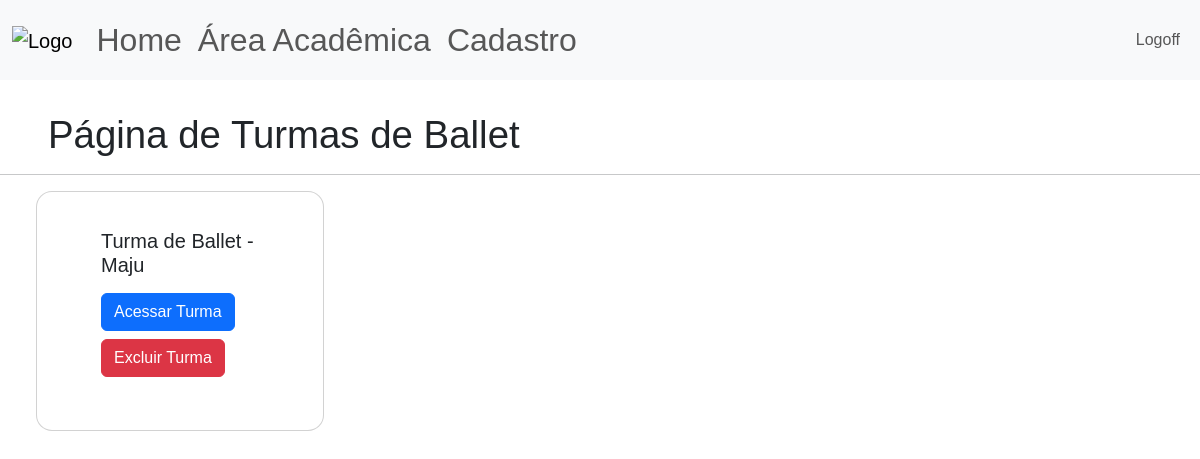
Before: /area-academica/turmas/Ballet (signed in) with the older database file.
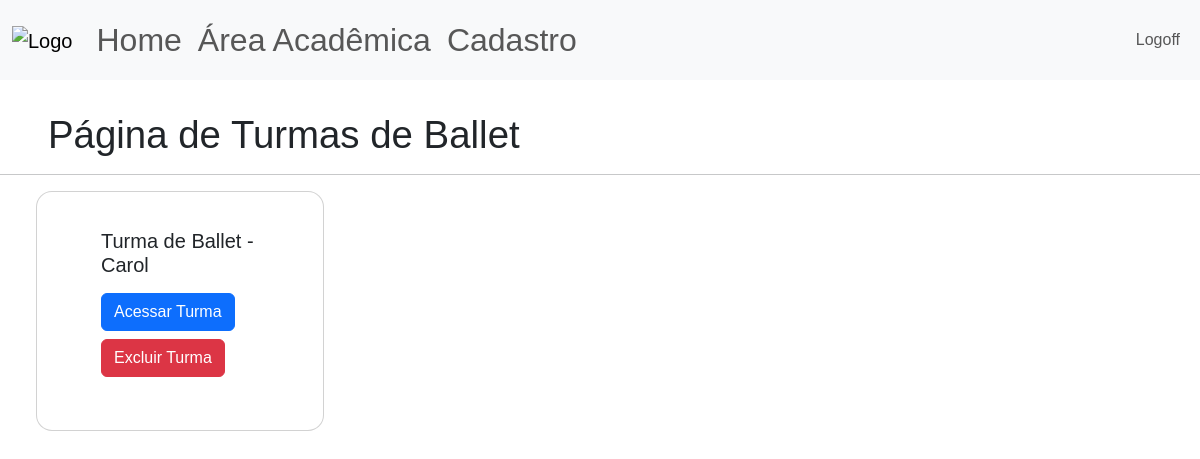
After: the same page with the newer database file.
### site_verbo_amar/models.py (models this page shows)
class Atividade(database.Model):
    id = database.Column(database.Integer, primary_key=True)
    atividade = database.Column(database.String, nullable=False, unique=True)
    dias_aula = database.Column(database.String, nullable=False)

class Turma(database.Model):
    id = database.Column(database.Integer, primary_key=True)
    nome_turma = database.Column(database.String, nullable=False, unique=True)
    id_professor = database.Column(database.Integer,nullable=False)
    id_atividade = database.Column(database.Integer,nullable=False)
    id_aluno = database.Column(database.String, nullable=False)

### site_verbo_amar/routes.py (the view)
@app.route("/area-academica/turmas/<nome>", methods=['GET', 'POST'])
@login_required
def exibir_turmas(nome):
    atividade = Atividade.query.filter_by(atividade=nome).first_or_404()
    turmas = Turma.query.filter_by(id_atividade=atividade.id).all()
    if current_user.adm == "1":
        privilegio=True
    else:
        privilegio=False
    return render_template('pag_turmas.html',
                           nome_atividade=atividade.atividade,
                           turmas=turmas,
                           privilegio=privilegio)

### site_verbo_amar/models.py (called while the page is built)
@login_manager.user_loader
def load_user(id_usuario):
    return Usuario.query.get(int(id_usuario))

### site_verbo_amar/templates/pag_turmas.html
{% extends 'base.html' %}
{% block body %}
<div class = "d-flex align-items-center gap-1", style="padding-left: 3rem; padding-top: 2rem;">
    <h1 style="font-size: 2.4rem; font-weight: 500; line-height: 1.2; margin: 0;">Página de Turmas de {{nome_atividade}}</h1>
</div>
<hr>
<div id="card-pag-turmas">
    {% for turma in turmas %}
        <div class="card">
            <div class="card-body">
                <h5 class="card-title">{{turma.nome_turma}}</h5>
                <a href="{{url_for('carregar_chamada',nome_turma=turma.nome_turma)}}" class="btn btn-primary mt-2">Acessar Turma</a>
                {% if privilegio %}
                    <a href="#" class="btn btn-danger mt-2">Excluir Turma</a>
                {% endif%}
            </div>
        </div>
    {%endfor%}
</div>
{% endblock %}

### site_verbo_amar/templates/base.html (shortened to what this page needs)
<!DOCTYPE html>
<html lang="pt-br">
<head>
    <link href="https://cdn.jsdelivr.net/npm/bootstrap@5.3.8/dist/css/bootstrap.min.css" rel="stylesheet">
    <link rel="stylesheet" type="text/css" href="{{url_for('static', filename='main.css')}}">
</head>
<body>
    {% include 'navbar.html'%}
    {% block body %}
    {% endblock %}
</body>
</html>

### site_verbo_amar/templates/navbar.html (shortened to what this page needs)
<nav class="navbar navbar-expand-lg bg-body-tertiary">
  <div class="container-fluid">
    <a class="navbar-brand" href="{{ url_for('home')}}">
      <img src = "{{url_for('static', filename='logo.png')}}", height="100", alt="Logo">
    </a>
    <ul class="navbar-nav me-auto mb-2 mb-lg-0" style="font-size: 2rem;">
        {% if current_user.is_authenticated %}
          <li class="nav-item">
            <a class="nav-link" href="{{ url_for('home') }}">Home</a>
          </li>
          <li class="nav-item">
            <a class="nav-link" href="{{ url_for('area_academica') }}">Área Acadêmica</a>
          </li>
          <li class="nav-item">
            <a class="nav-link" href="{{ url_for('cadastro') }}">Cadastro</a>
          </li>
         {% endif %}
      </ul>
      <ul class="d-flex navbar-nav">
        {% if current_user.is_authenticated %}
            <li class="nav-item">
              <a class="nav-link" href="{{ url_for('sair') }}">Logoff</a>
            </li>
        {% else %}
          <li class="nav-item">
            <a class="nav-link" href="{{ url_for('login') }}">Login</a>
          </li>
        {% endif %}
      </ul>
    </div>
</nav>

### site_verbo_amar/static/main.css (style rules this page uses)
* { font-family:'Poppins', sans-serif; }
#card-pag-turmas { display: flex; flex-wrap: wrap; align-items: left; gap: 5%; margin: 0vw auto 10vw 3vw; width: 50%; }
#card-pag-turmas .card { display: flex; flex-direction: row; padding: 2rem 2rem 3rem 3rem; margin-bottom: 1rem; width: 18rem; height: 15rem; align-items: center; justify-content: space-between; border-radius: 2vh; }

Changed rows visible on the page:
no longer on this page (row edited): Turma: nome_turma "Turma de Ballet - Maju"
now on this page (row edited): Turma: nome_turma "Turma de Ballet - Carol"
